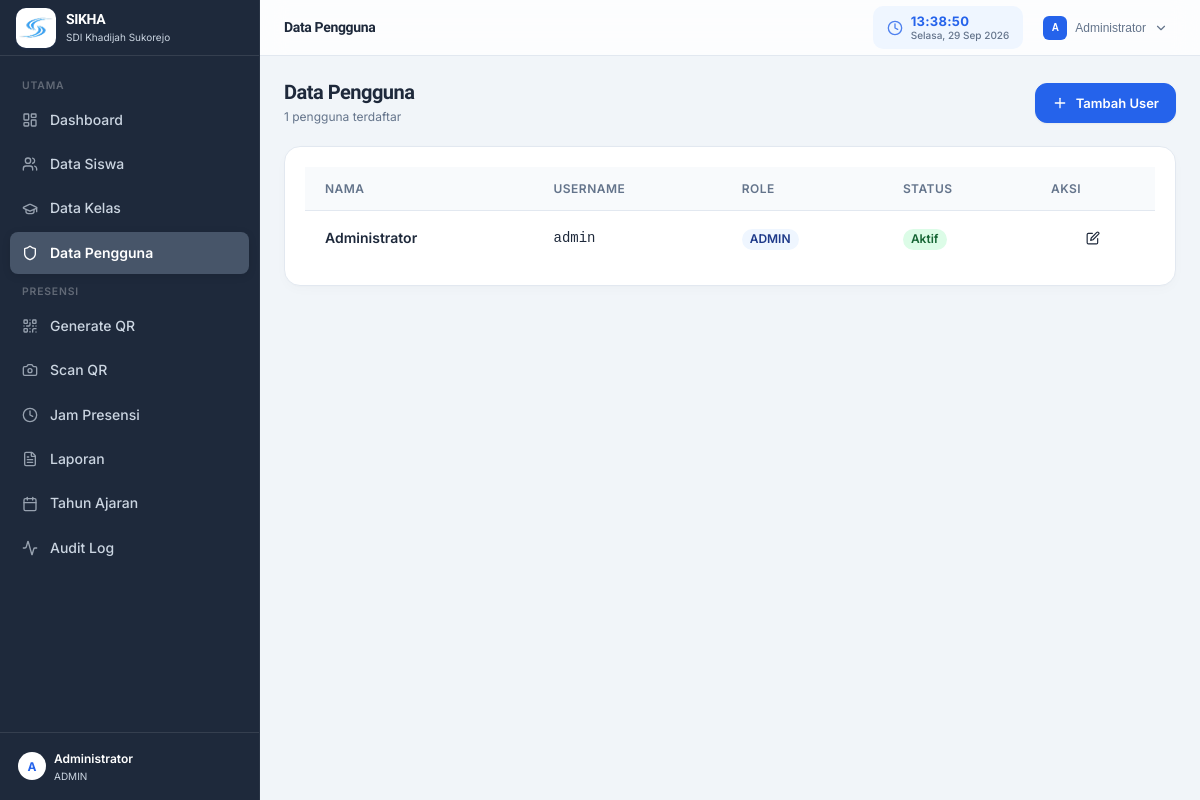
/admin/users.php (signed in), run on the app's committed database.
### tables this page shows
CREATE TABLE IF NOT EXISTS users (
    id CHAR(36) NOT NULL,
    username VARCHAR(100) NOT NULL,
    password VARCHAR(255) NOT NULL,
    nama VARCHAR(150) NOT NULL,
    role ENUM('ADMIN', 'GURU') NOT NULL,
    is_active TINYINT(1) NOT NULL DEFAULT 1,
    last_login DATETIME NULL,
    created_at DATETIME NOT NULL DEFAULT CURRENT_TIMESTAMP,
    updated_at DATETIME NOT NULL DEFAULT CURRENT_TIMESTAMP ON UPDATE CURRENT_TIMESTAMP,
    PRIMARY KEY (id),
    UNIQUE KEY uq_users_username (username),
    KEY idx_users_role_active (role, is_active)
);

### includes/functions.php (called while the page is built, shortened)
<?php
function escape(mixed $value): string
{
    return htmlspecialchars((string)$value, ENT_QUOTES | ENT_SUBSTITUTE, 'UTF-8');
}
function jsonForHtml(mixed $value): string
{
    return json_encode($value, JSON_HEX_TAG | JSON_HEX_AMP | JSON_HEX_APOS | JSON_HEX_QUOT | JSON_UNESCAPED_UNICODE);
}

### admin/users.php (the view, shortened to what this page needs)
<?php
require_once '../config/database.php';
require_once '../includes/functions.php';
$userList = $pdo->query("SELECT *, nama FROM users ORDER BY created_at DESC")->fetchAll();
include '../includes/header.php';
?>
<div class="page-header">
    <div>
        <h1 class="page-title">Data Pengguna</h1>
        <p class="page-desc"><?= count($userList) ?> pengguna terdaftar</p>
    </div>
    <button class="btn btn-primary h-10 px-4 text-sm rounded-lg gap-2" onclick="openUserModal(false)">
        <svg width="16" height="16" viewBox="0 0 24 24" fill="none" stroke="currentColor" stroke-width="2" stroke-linecap="round" stroke-linejoin="round"><line x1="12" y1="5" x2="12" y2="19"/><line x1="5" y1="12" x2="19" y2="12"/></svg>
        Tambah User
    </button>
</div>
<div class="card animate-in">
    <div class="card-body p-0">
        <table class="table">
            <thead>
                <tr>
                    <th>Nama</th>
                    <th>Username</th>
                    <th>Role</th>
                    <th>Status</th>
                    <th class="w-24 text-center">Aksi</th>
                </tr>
            </thead>
            <tbody>
                <?php foreach ($userList as $u): ?>
                <tr class="animate-in" style="animation-delay: 0ms;">
                    <td class="font-semibold"><?= escape($u['nama']) ?></td>
                    <td class="font-mono text-xs font-medium"><?= escape($u['username']) ?></td>
                    <td><span class="badge badge-info"><?= escape($u['role']) ?></span></td>
                    <td>
                        <?php if ($u['is_active']): ?>
                            <span class="badge badge-success">Aktif</span>
                        <?php else: ?>
                            <span class="badge badge-error">Nonaktif</span>
                        <?php endif; ?>
                    </td>
                    <td class="text-center">
                        <div class="flex justify-center gap-1">
                            <button class="btn btn-ghost btn-icon btn-sm" onclick='openUserModal(<?= jsonForHtml(['id'=>$u['id'],'username'=>$u['username'],'nama'=>$u['nama'],'role'=>$u['role'],'is_active'=>$u['is_active']]) ?>)' title="Edit">
                                <svg width="14" height="14" viewBox="0 0 24 24" fill="none" stroke="currentColor" stroke-width="2" stroke-linecap="round" stroke-linejoin="round"><path d="M11 4H4a2 2 0 0 0-2 2v14a2 2 0 0 0 2 2h14a2 2 0 0 0 2-2v-7"/><path d="M18.5 2.5a2.121 2.121 0 0 1 3 3L12 15l-4 1 1-4 9.5-9.5z"/></svg>
                            </button>
                        </div>
                    </td>
                </tr>
                <?php endforeach; ?>
            </tbody>
        </table>
    </div>
</div>
<?php include '../includes/footer.php'; ?>

### data on the page
users: nama "Administrator", username "admin", role "ADMIN", is_active "Aktif"

### other printed values
substr(escape($_SESSION['nama'] ?? 'U'), 0, 1) "A"
$_SESSION['nama'] "Administrator"
$_SESSION['role'] "ADMIN"
$pageTitles[$currentFile] "Data Pengguna"
count($userList) "1"
